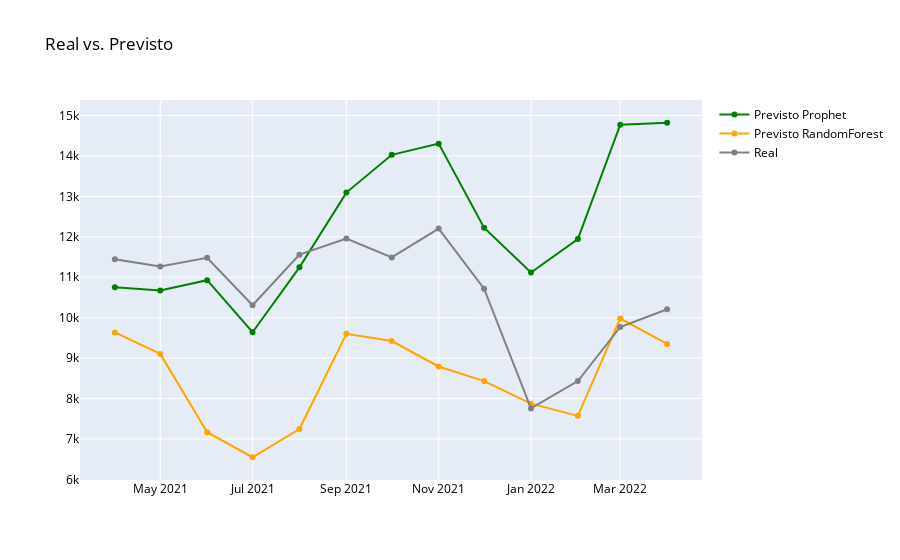

Source (notebook cell):
### Markdown cell above
# Plot dos Métodos

### Code cell
fig = go.Figure(data=[
    go.Scatter(name='Previsto Prophet',x=forecast_tuned['ds'], y=forecast_tuned['yhat'], marker={'color': 'green'}),
    go.Scatter(name='Previsto RandomForest', x=df_r_teste['data'], y=pred_teste_ensemble_tuned, marker={'color': 'orange'}),
    go.Scatter(name='Real', x=df_r_teste['data'], y=y_r_teste, marker={'color': 'gray'})
    ])
fig.update_layout(font=dict(color='black'), title_text='Real vs. Previsto')
fig.show()

### Figure 1 — Plotly figure (JSON) as saved in the notebook; plotly's stock layout.template omitted (floating-point values rounded to 4 significant figures)
{"data": [{"marker": {"color": "green"}, "name": "Previsto Prophet", "type": "scatter", "x": ["2021-04-01T00:00:00", "2021-05-01T00:00:00", "2021-06-01T00:00:00", "2021-07-01T00:00:00", "2021-08-01T00:00:00", "2021-09-01T00:00:00", "2021-10-01T00:00:00", "2021-11-01T00:00:00", "2021-12-01T00:00:00", "2022-01-01T00:00:00", "2022-02-01T00:00:00", "2022-03-01T00:00:00", "2022-04-01T00:00:00"], "y": [10750.0, 10670.0, 10930.0, 9640.0, 11250.0, 13090.0, 14030.0, 14300.0, 12230.0, 11120.0, 11940.0, 14770.0, 14820.0]}, {"marker": {"color": "orange"}, "name": "Previsto RandomForest", "type": "scatter", "x": ["2021-04-01", "2021-05-01", "2021-06-01", "2021-07-01", "2021-08-01", "2021-09-01", "2021-10-01", "2021-11-01", "2021-12-01", "2022-01-01", "2022-02-01", "2022-03-01", "2022-04-01"], "y": [9635.0, 9105.0, 7169.0, 6549.0, 7246.0, 9600.0, 9421.0, 8793.0, 8432.0, 7874.0, 7572.0, 9980.0, 9350.0]}, {"marker": {"color": "gray"}, "name": "Real", "type": "scatter", "x": ["2021-04-01", "2021-05-01", "2021-06-01", "2021-07-01", "2021-08-01", "2021-09-01", "2021-10-01", "2021-11-01", "2021-12-01", "2022-01-01", "2022-02-01", "2022-03-01", "2022-04-01"], "y": [11447, 11263, 11480, 10307, 11559, 11959, 11491, 12203, 10718, 7757, 8433, 9770, 10208]}], "layout": {"font": {"color": "black"}, "title": {"text": "Real vs. Previsto"}}}
